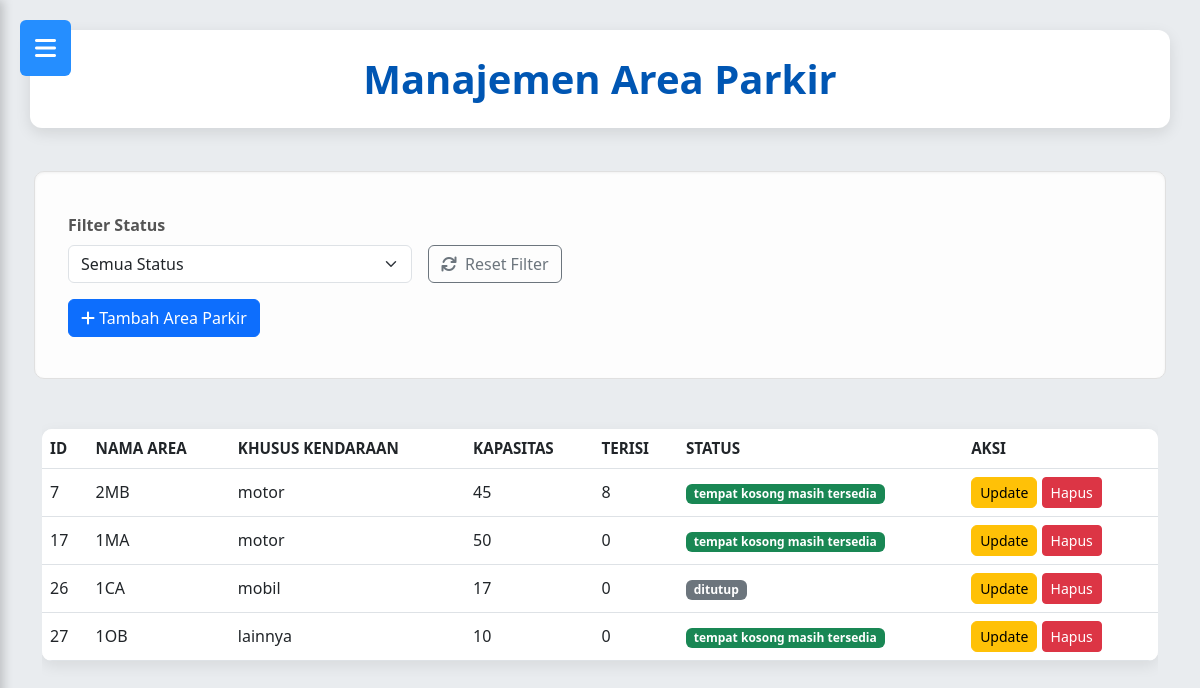
/area_parkir.php (signed in), run on an earlier commit of the app's database.
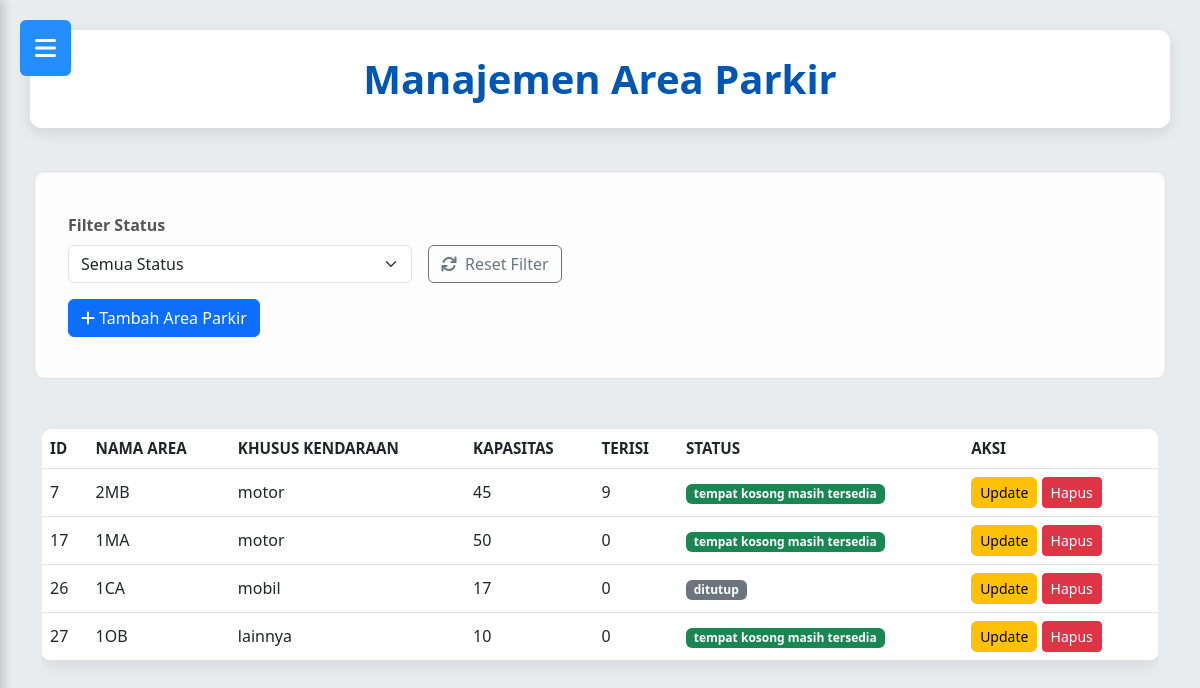
And on a later commit of the database.
### tables this page shows
CREATE TABLE `tb_area_parkir` (
  `id_area` int(11) NOT NULL,
  `nama_area` varchar(50) NOT NULL,
  `tipe_kendaraan` enum('motor','mobil','lainnya') NOT NULL,
  `kapasitas` int(5) NOT NULL,
  `terisi` int(5) NOT NULL,
  `status_area_parkir` enum('penuh','tempat kosong masih tersedia','ditutup') NOT NULL
);

### area_parkir.php (the view, shortened to what this page needs)
<?php
include 'koneksi_parkir.php';
    $where = '';
    $area = $conn->query("
    SELECT *,
    CASE
    WHEN terisi >= kapasitas THEN 'penuh'
    WHEN status_area_parkir = 'ditutup' THEN 'ditutup'
    ELSE 'tempat kosong masih tersedia'
    END AS status_final
    FROM tb_area_parkir
    $where
    ");
?>
<!DOCTYPE html>
<html lang="id">
    <head>
        <link rel="stylesheet" href="desain_parkir.css">
        <link href="https://cdn.jsdelivr.net/npm/bootstrap@5.3.0/dist/css/bootstrap.min.css" rel="stylesheet">
        <link href="https://cdnjs.cloudflare.com/ajax/libs/font-awesome/6.4.2/css/all.min.css" rel="stylesheet">
        <link href="https://cdnjs.cloudflare.com/ajax/libs/font-awesome/6.4.0/css/all.min.css" rel="stylesheet">
        <link rel="stylesheet" href="https://cdnjs.cloudflare.com/ajax/libs/font-awesome/6.0.0-beta3/css/all.min.css">
        <link href="https://cdn.jsdelivr.net/npm/bootstrap@5.3.0/dist/css/bootstrap.min.css" rel="stylesheet">
        <link rel="stylesheet" href="https://cdnjs.cloudflare.com/ajax/libs/font-awesome/6.0.0-beta3/css/all.min.css">
    </head>
    <body>
        <div class="wrapper">
        <?php include 'sidebar_parkiran.php'; ?>
        <main class="main-content">
     <header class="main-header"><h2>Manajemen Area Parkir</h2></header>
        <div class="row">
                <div class="p-4">
         <div class="card-body">
            <form method="GET" class="row g-3">
                <div class="col-md-4">
                    <label class="form-label">Filter Status</label>
                    <select name="status" class="form-select" onchange="this.form.submit()">
                        <option value="">Semua Status</option>
                    </select>
                </div>
                <div class="col-md-4 d-flex align-items-end">
                    <a href="area_parkir.php" class="btn btn-outline-secondary"><i class="fas fa-refresh me-2"></i>Reset Filter</a>
                </div>
            <div class="d-flex justify-content-between align-items-center mb-3">
                <button type="button" class="btn btn-primary" data-bs-toggle="modal" data-bs-target="#modalTambah"><i class="fas fa-plus"></i> Tambah Area Parkir</button>
            </div>
        </form>
    </div>
        <div class="card-body">
            <div class="table-responsive">
                <table class="table table-hover align-middle">
                    <thead>
                        <tr>
                            <th>ID</th>
                            <th>Nama Area</th>
                            <th>Khusus Kendaraan</th>
                            <th>Kapasitas</th>
                            <th>Terisi</th>
                            <th>Status</th>
                            <th>Aksi</th>
                        </tr>
                    </thead>
                    <tbody>
                    <?php
                    $area->data_seek(0);
                    while ($row = $area->fetch_assoc()):
                        $status_badge =
                        $row['status_final'] == 'penuh' ? 'danger' :
                        ($row['status_final'] == 'ditutup' ? 'secondary' : 'success');
                    ?>
                    <tr>
                        <td><?= $row['id_area'] ?></td>
                        <td><?= $row['nama_area'] ?></td>
                        <td><?= $row['tipe_kendaraan'] ?></td>
                        <td><?= $row['kapasitas'] ?></td>
                        <td><?= $row['terisi'] ?></td>
                        <td><span class="badge bg-<?= $status_badge ?>"><?= $row['status_final'] ?></span></td>
                        <td><button class="btn btn-sm btn-warning"data-bs-toggle="modal"data-bs-target="#edit<?= $row['id_area'] ?>">Update</button>
                        <a href="area_parkir.php?hapus=<?= $row['id_area'] ?>"class="btn btn-sm btn-danger"onclick="return confirm('Yakin hapus area ini?')">Hapus</a>
                        </td>
                    </tr>
        </div>
    </div>
</div>
            <?php endwhile; ?>
</body>
</html>

What changed in the data, as far as the page shows it:
changed tb_area_parkir "2MB": terisi "8" → "9"
